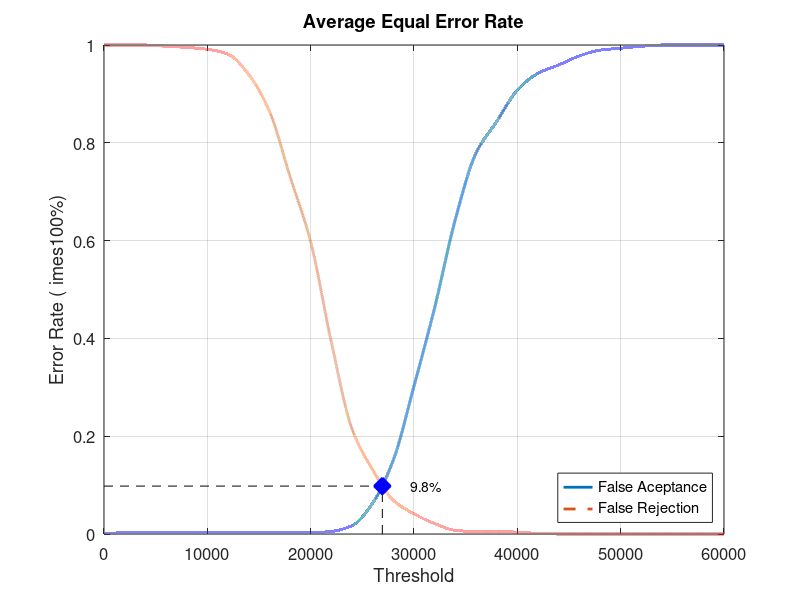
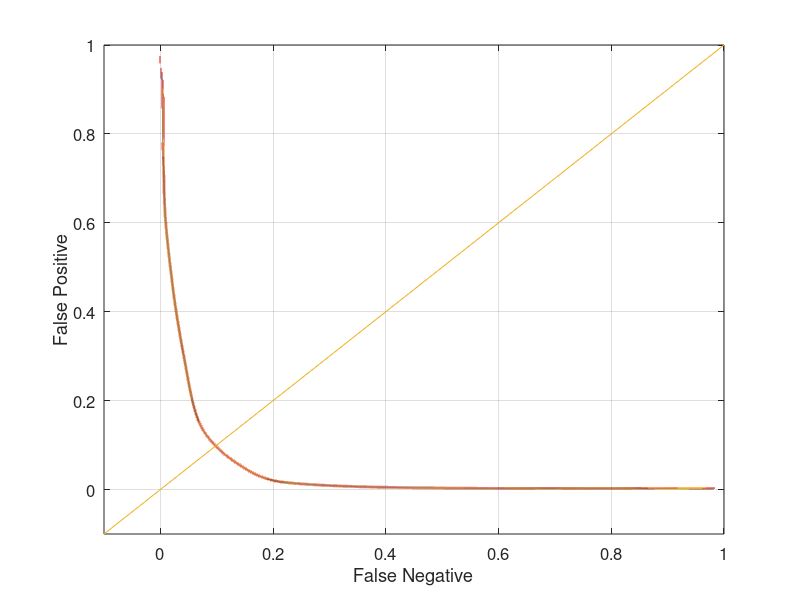

MATLAB code for these plots, in order:
close all;
clear;
clc;
x = 0:2000:60000;
xq = 0:0.5:60000;

y0 = [0 0.00263158 0.00263158 0.00263158 0.00263158 0.00263158 0.00263158 0.00263158 0.00263158 0.00263158 0.00263158 0.00526316 0.0171053 0.0631579 0.151316 0.302632 0.463158 0.643421 0.778947 0.843421 0.907895 0.942105 0.959211 0.977632 0.989474 0.993421 0.997368 1 1 1 1]
yy0 = interp1(x, y0, xq, 'pchip');
y1 = [1 1 1 0.9975 0.995 0.99125 0.98125 0.94 0.865 0.73125 0.5975 0.3925 0.215 0.13125 0.06875 0.04125 0.02125 0.0075 0.005 0.005 0.00375 0.00125 0 0 0 0 0 0 0 0 0]
yy1 = interp1(x, y1, xq, 'pchip');

% Calculating EER: 
y2 = abs(y0 - y1);
find(y2 == min(y2))
yy2 = abs(yy0 - yy1);
xEER = find(yy2 == min(yy2));
xEERIndex = xq(xEER) % X-axis EER
yEER = yy0(xEER) % Y-axis EER

main = figure
plot(xq, yy0,'-','LineWidth', 2);	hold on
plot(xq, yy1,'--','LineWidth', 2);	hold on
plot([xEERIndex xEERIndex], [0 yEER], 'k--');	hold on
plot([0 xEERIndex], [yEER yEER], 'k--');	hold on
plot(xEERIndex, yEER, 'bx', 'LineWidth', 10);	hold on
text(xEERIndex + 10 * xEERIndex / 100, yEER, [num2str(round((10000 * yEER)) / 100) '%'])
legend('False Aceptance', 'False Rejection', 'Location', 'SouthEast')
xlabel('Threshold')
ylabel('Error Rate (	imes100%)')
title('Average Equal Error Rate')
set(gca, 'FontSize', 12)
axis([0 60000 0 1])
grid on

print(main, 'Experiment3AverageMain', '-dpng');
FNRxFPR = figure('Color', [1 1 1]);
plot(yy1, yy0, '-', yy1, yy0, 'LineWidth', 2);
hold on
y = -0.1:0.1:1
plot(y, y); 
set(gca, 'FontSize', 12)
xlabel('False Negative')
ylabel('False Positive')
axis([-0.1 1 -0.1 1])
set(gca, 'FontSize', 12)
grid on

print(FNRxFPR, 'Experiment3AverageFNRxFPR','-dpng');
